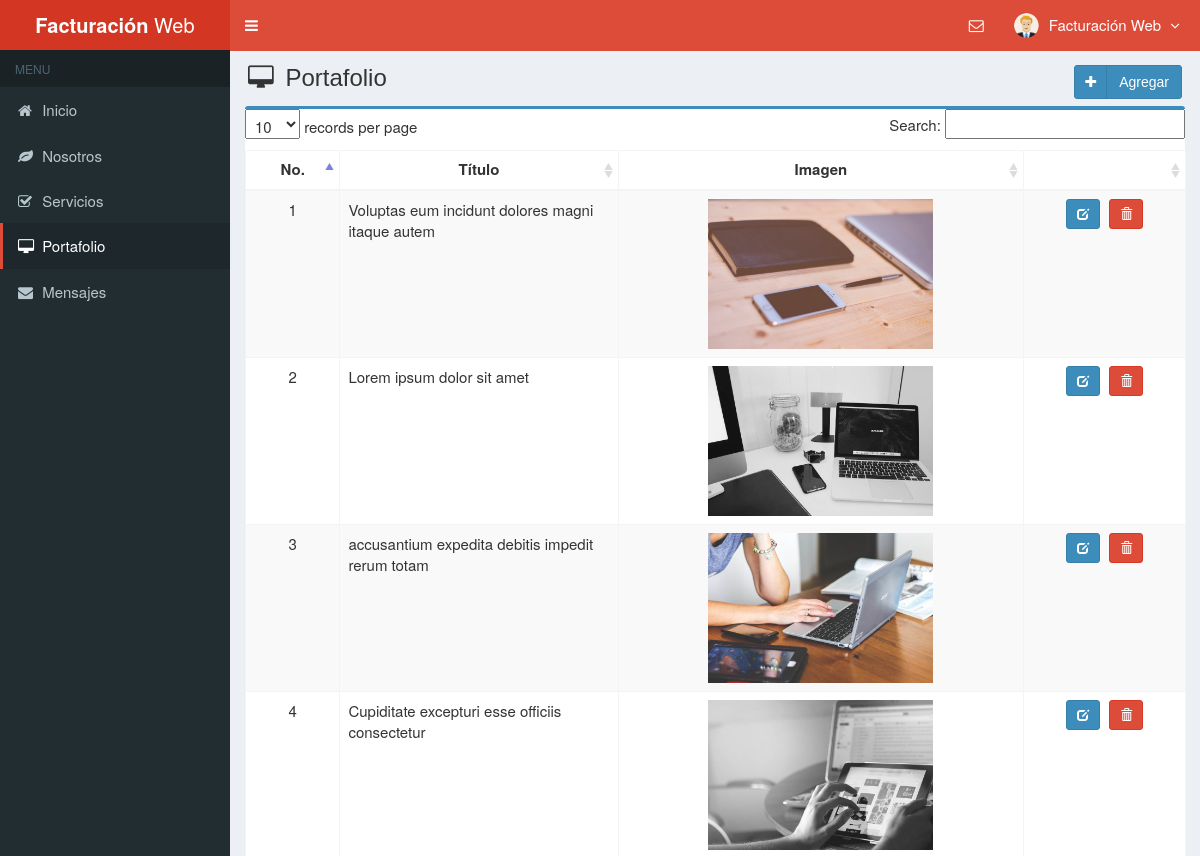
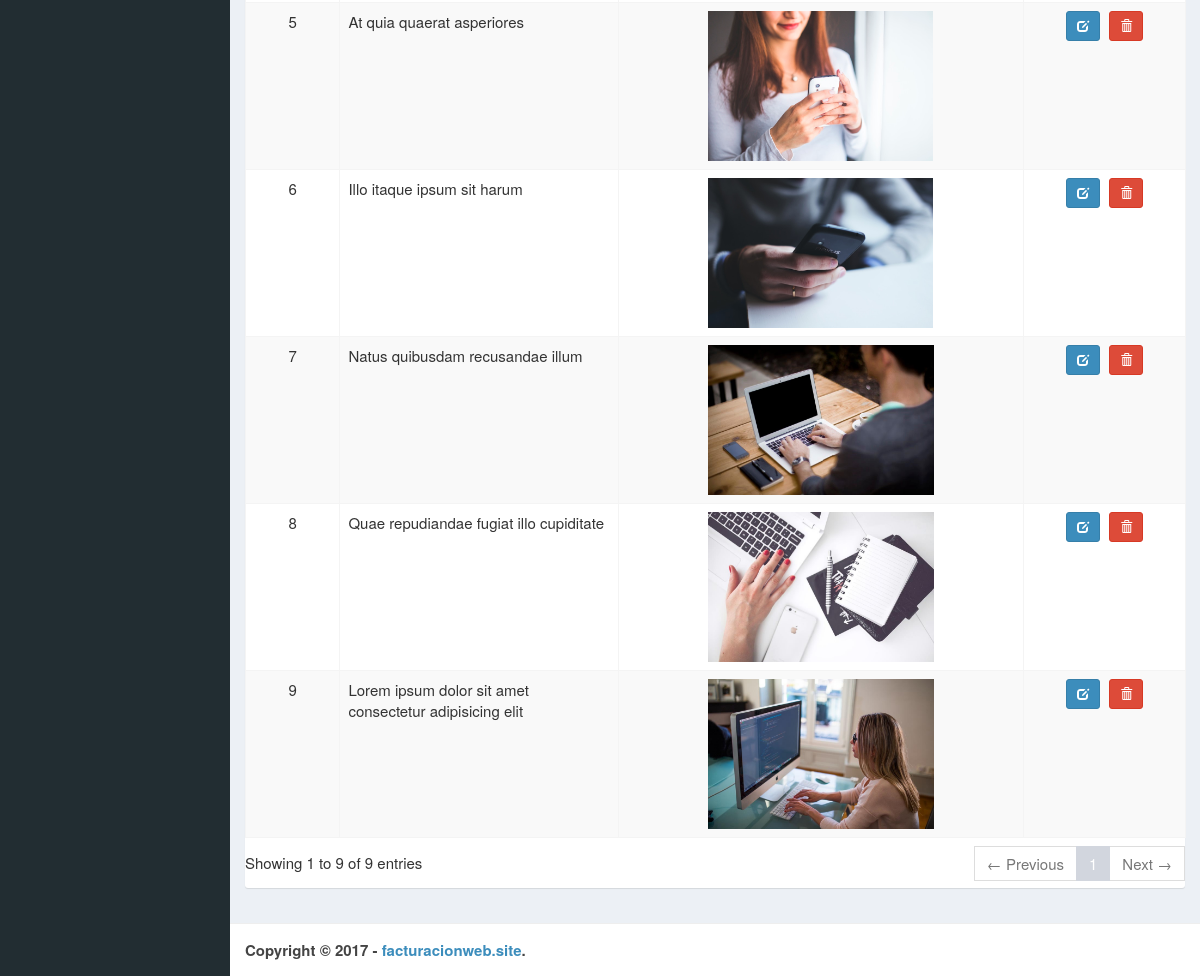
Screenshot of /admin/main.php?module=portfolio (signed in) with the database file from the repository (2 pictures, top to bottom).
### tables this page shows
CREATE TABLE `is_portfolio` (
  `portfolio_id` int(11) NOT NULL,
  `title` varchar(255) NOT NULL,
  `image` varchar(100) NOT NULL
);

### admin/modules/portfolio/view.php (the view, shortened to what this page needs)
<section class="content-header">
  <h1>
    <i class="fa fa-desktop icon-title"></i> Portafolio
    <a class="btn btn-primary btn-social pull-right" href="?module=form_portfolio&form=add">
      <i class="fa fa-plus"></i> Agregar
    </a>
  </h1>
</section>
<section class="content">
  <div class="row">
    <div class="col-md-12">
      <div class="box box-primary">
          <table id="dataTables1" class="table table-bordered table-striped table-hover">
            <thead>
              <tr>
                <th class="center">No.</th>
                <th class="center">Título</th>
                <th class="center">Imagen</th>
                <th></th>
              </tr>
            </thead>
            <tbody>
            <?php
            $no = 1;
            $query = mysqli_query($mysqli, "SELECT * FROM is_portfolio ORDER BY portfolio_id DESC")
                                            or die('Hubo un error en la consulta de los datos: '.mysqli_error($mysqli));
            while ($data = mysqli_fetch_assoc($query)) {
              echo "<tr>
                      <td width='40' class='center'>$no</td>
                      <td width='150'>$data[title]</td>
                      <td width='200' class='center'>
                        <img src='../images/portfolio/$data[image]' height='150'>
                      </td>
                      <td class='center' width='80'>
                        <div>
                          <a data-toggle='tooltip' data-placement='top' title='Editar' style='margin-right:5px' class='btn btn-primary btn-sm' href='?module=form_portfolio&form=edit&id=$data[portfolio_id]'>
                              <i style='color:#fff' class='glyphicon glyphicon-edit'></i>
                          </a>";
            ?>
                          <a data-toggle="tooltip" data-placement="top" title="Eliminar" class="btn btn-danger btn-sm" href="modules/portfolio/proses.php?act=delete&id=<?php echo $data['portfolio_id'];?>" onclick="return confirm('Estas seguro que quieres eliminar <?php echo $data['title']; ?> ?');">
                              <i style="color:#fff" class="glyphicon glyphicon-trash"></i>
                          </a>
            <?php
              echo "    </div>
                      </td>
                    </tr>";
              $no++;
            }
            ?>
            </tbody>
          </table>
        </div>
      </div>
    </div>
  </div>

### admin/assets/css/style.css (style rules this page uses)
.btn-social *:first-child { border-right: 1px solid rgba(0, 0, 0, 0.1); bottom: 0; font-size: 1em !important; left: 0; line-height: 32px !important; position: absolute; text-align: center; top: 0; width: 32px !important; }
.content-header { padding: 15px 18px 0; position: relative; }
.center { text-align:center; }
.icon-title { margin-right: 5px; }
body { background-color: #fff; color: #333; font-size: 15px; line-height: 1.42857; }

### rows the page displays
is_portfolio: title "Voluptas eum incidunt dolores magni itaque autem", image (picture)
is_portfolio: title "Lorem ipsum dolor sit amet", image (picture)
is_portfolio: title "accusantium expedita debitis impedit rerum totam", image (picture)
is_portfolio: title "Cupiditate excepturi esse officiis consectetur", image (picture)
is_portfolio: title "At quia quaerat asperiores", image (picture)
is_portfolio: title "Illo itaque ipsum sit harum", image (picture)
is_portfolio: title "Natus quibusdam recusandae illum", image (picture)
is_portfolio: title "Quae repudiandae fugiat illo cupiditate", image (picture)
is_portfolio: title "Lorem ipsum dolor sit amet consectetur adipisicing elit", image (picture)

### other values shown
$_SESSION['fullname'] "Facturación Web"
